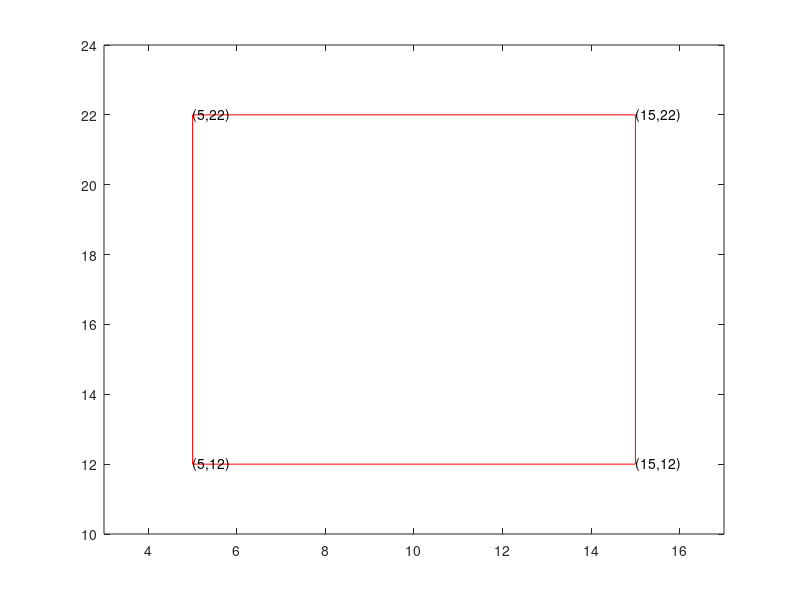

The MATLAB script that drew this image:
clear
a=5; b=12; r=10;
x=[a a+r  a+r  a a ];
y=[b b      b+r  b+r b];
C=[x;y];
plot(x,y,'r')
for i=1:4
    text(x(i),y(i),['(',num2str(x(i)),',', num2str(y(i)),')' ])
end
axis([x(1)-2 x(3)+2 y(1)-2 y(3)+2])